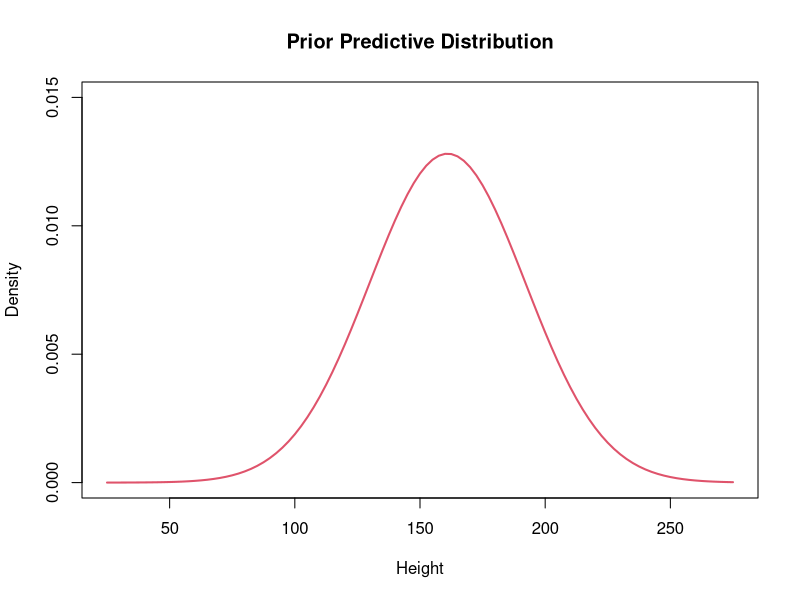
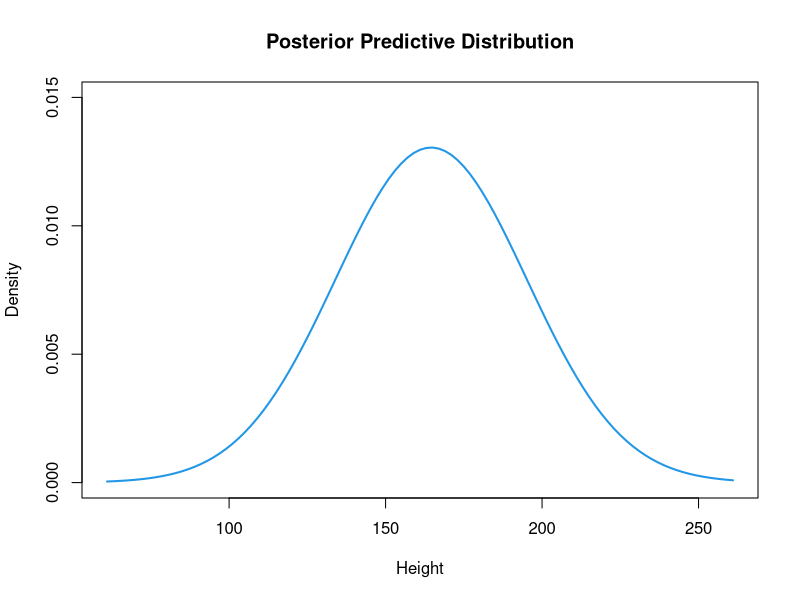
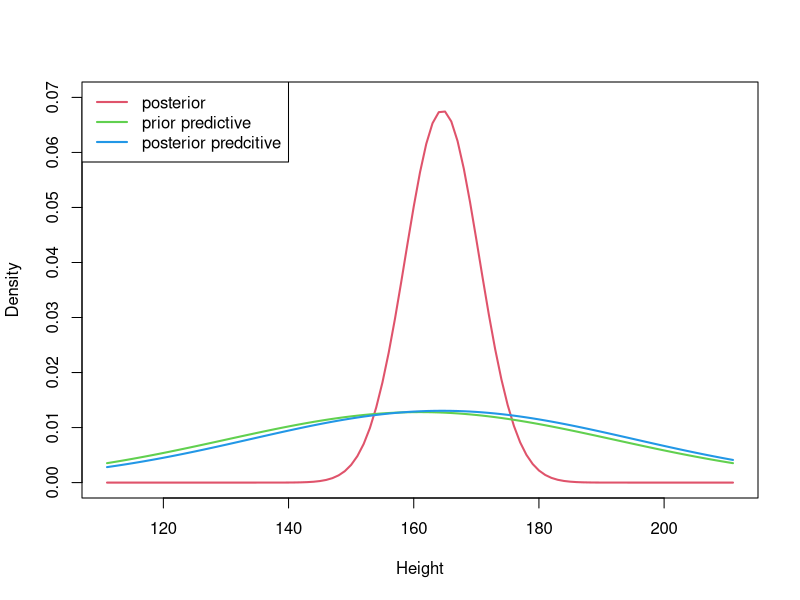
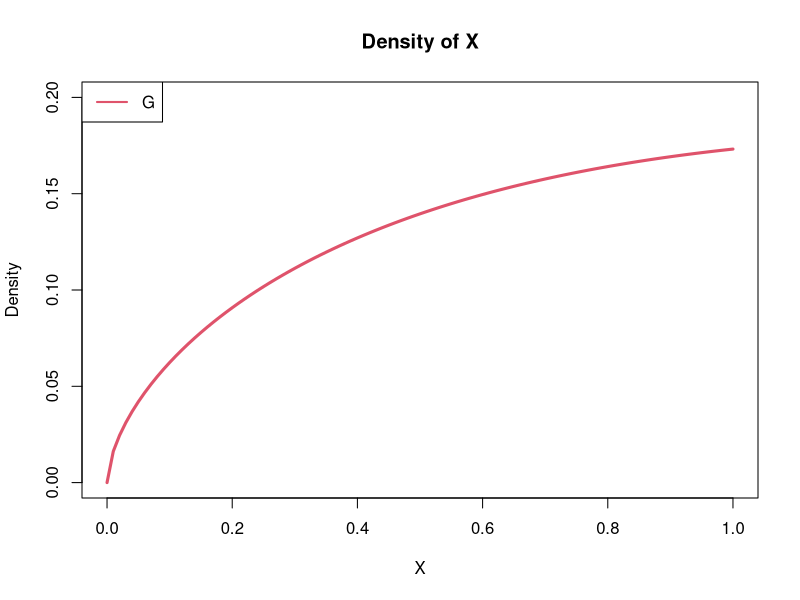
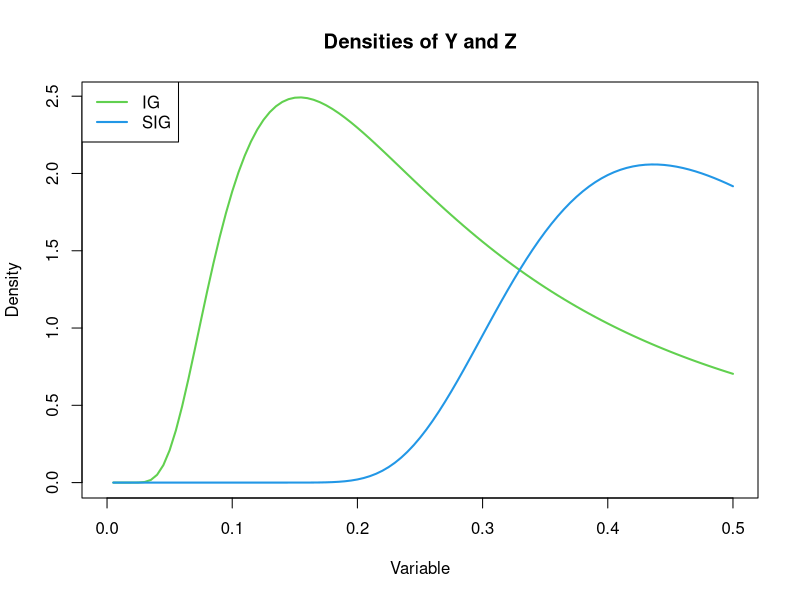
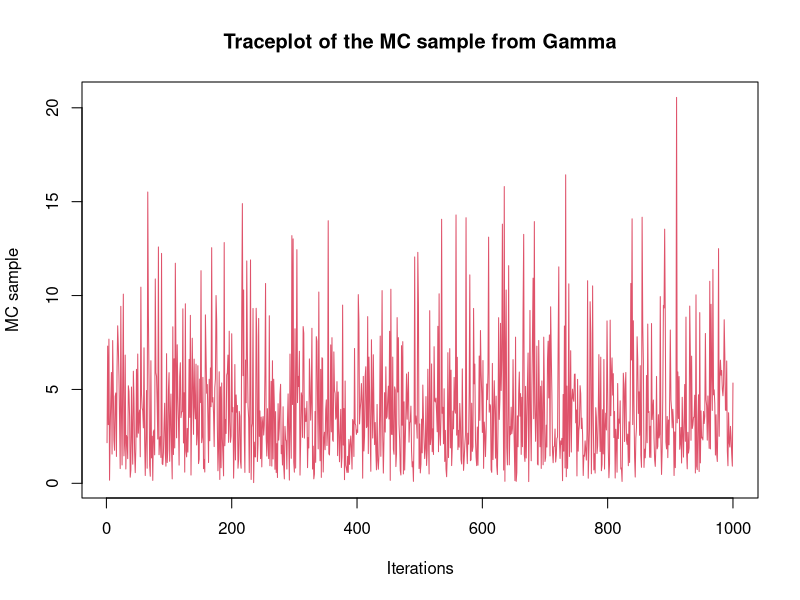
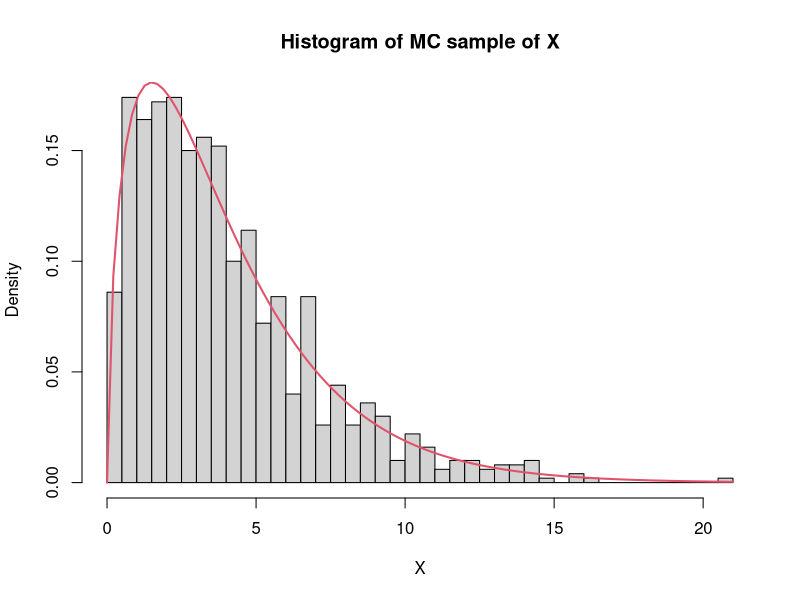
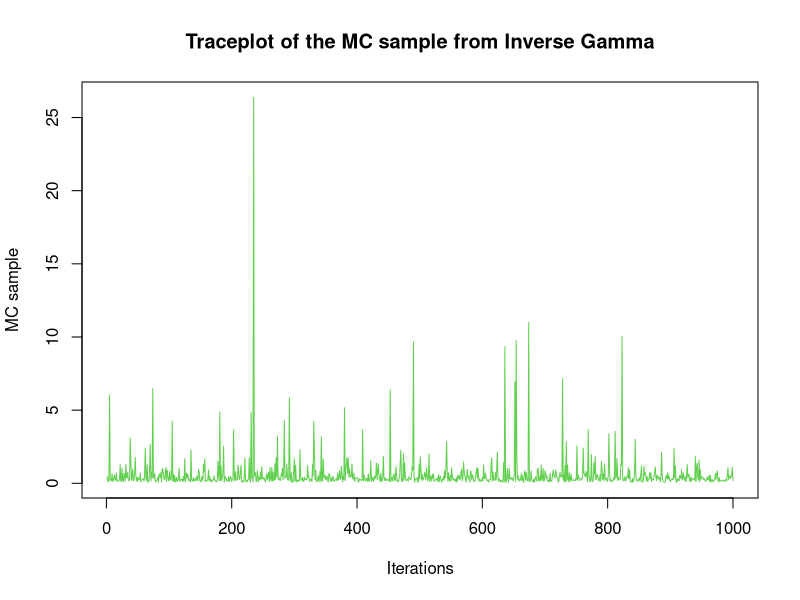

These figures' R source, in order:
## ---- chunk 1
knitr::opts_chunk$set(echo = TRUE)
## ---- chunk 2
curve(dnorm(x, mean=161, sd=sqrt(970)), ylim=c(0, 0.015), xlim=c(25, 275), 
      col=2, lwd=2, xlab="Height", ylab="Density", main="Prior Predictive Distribution")
## ---- chunk 3
## P[y>200] for one future observation of Height
pnorm(200, mean=161, sd=sqrt(970), lower.tail=F)
## ---- chunk 4
height <- c(166,168,168,177,160,170,172,159,175,164,175,167,164)
n = length(height)
y_bar = mean(height)
kappa = 1/900
mu = 161
lambda = 1/70

mu_post = (kappa*n*y_bar+lambda*mu)/(n*kappa+lambda)
mu_post

sd_post = (n*kappa+lambda)^-1+kappa^-1
sd_post
## ---- chunk 5
curve(dnorm(x, mean=164.558, sd=sqrt(934.80663)), ylim=c(0, 0.015), xlim=c(61, 261), col=4, 
      lwd=2, xlab="Height", ylab="Density", main="Posterior Predictive Distribution")
## ---- chunk 6
pnorm(200, mean=164.558, sd=sqrt(934.80663), lower.tail=F)
## ---- chunk 7
curve(dnorm(x, mean=164.558, sd=sqrt(34.80663)), ylim=c(0, 0.07), xlim=c(111, 211), 
      col=2, lwd=2, xlab="Height", ylab="Density")
curve(dnorm(x, mean=161, sd=sqrt(970)), col=3, lwd=2, add=TRUE)
curve(dnorm(x, mean=164.558, sd=sqrt(934.80663)), col=4, lwd=2, add=TRUE)
legend("topleft", legend=c("posterior", "prior predictive", "posterior predcitive"), 
       col=2:4, lwd=2)
## ---- chunk 8
## Define inverse-gamma distribution function
dinvgamma <- function(x, a, b) {
  return(
    (b^a)/gamma(a) * (1/x)^(a+1) * exp(-b/x)
  )
}

## Define square root inverse-gamma distribution function
dsqrtinvgamma <- function(x, a, b) {
  return(
    2 * (b^a)/gamma(a) * (1/x)^(2*a+1) * exp(-b/x^2)
  )
}
## ---- chunk 9
a <- 1.6
b <- 0.4
## ---- chunk 10
curve(dgamma(x, shape=a, rate=b), ylim=c(0, 0.2), col=2, lwd=3, 
      xlab="X", ylab="Density", main="Density of X")
legend("topleft", legend="G", col=2, lwd=2)

curve(dinvgamma(x, a, b), xlim=c(0, 0.5), col=3, lwd=2, 
      main="Densities of Y and Z", y="Density", xlab="Variable")
curve(dsqrtinvgamma(x, a, b), add=TRUE, col=4, lwd=2)
legend("topleft", legend=c("IG", "SIG"), col=c(3, 4), lwd=2)
## ---- chunk 11
## Set seed for reproducible results
set.seed(44566)

## Parameters for Gamma
a <- 1.6 # shape
b <- 0.4 # rate (inverse of scale)

## MC sample size
M <- 1000
## ---- chunk 12
## Generate a MC sample of size 1000 from Gamma 
mc.G <- rgamma(M, shape=a, rate=b)

## Generate a MC sample of size 1000 from Inverse Gamma 
mc.IG <- 1 / mc.G

## Generate a MC sample of size 1000 from Square root Inverse Gamma 
mc.SIG <- sqrt(1/mc.G)
## ---- chunk 13
plot(1:M, mc.G, type="l", col=2, xlab="Iterations", ylab="MC sample", 
     main="Traceplot of the MC sample from Gamma")
hist(mc.G, breaks=50, freq=FALSE, xlab="X", main="Histogram of MC sample of X")
curve(dgamma(x, a, b), add=TRUE, col=2, lwd=2)

plot(1:M, mc.IG, type="l", col=3, xlab="Iterations", ylab="MC sample", 
     main="Traceplot of the MC sample from Inverse Gamma")
hist(mc.IG, breaks=50, freq=FALSE, xlab="Y", main="Histogram of MC sample of Y")
curve(dinvgamma(x, a, b), add=TRUE, col=3, lwd=2)

plot(1:M, mc.SIG, type="l", col=4, xlab="Iterations", ylab="MC sample", 
     main="Traceplot of the MC sample from Square root Inverse Gamma")
hist(mc.SIG, breaks=50, freq=FALSE, ylim=c(0, 2), xlab="Z", 
     main="Histogram of MC sample of Z")
curve(dsqrtinvgamma(x, a, b), add=TRUE, col=4, lwd=2)
## ---- chunk 14
hist(mc.G, breaks=50, freq=FALSE)
curve(dgamma(x, a, b), add=TRUE, col=2, lwd=2)

hist(mc.IG, breaks=50, freq=FALSE)
curve(dinvgamma(x, a, b), add=TRUE, col=3, lwd=2)

hist(mc.SIG, breaks=50, freq=FALSE, ylim=c(0, 2))
curve(dsqrtinvgamma(x, a, b), add=TRUE, col=4, lwd=2)
## ---- chunk 15
hist(mc.G, breaks=50, freq=FALSE)
curve(dgamma(x, a, b), from=min(mc.G), to=max(mc.G), add=TRUE, col=2, lwd=2)

hist(mc.IG, breaks=50, freq=FALSE)
curve(dinvgamma(x, a, b), from=min(mc.IG), to=max(mc.IG), add=TRUE, col=3, lwd=2)

hist(mc.SIG, breaks=50, freq=FALSE, ylim=c(0, 2))
curve(dsqrtinvgamma(x, a, b), from=min(mc.SIG), to=max(mc.SIG), add=TRUE, col=4, lwd=2)
## ---- chunk 16
## Gamma
meanG <- mean(mc.G)
medG <- median(mc.G)

## Inverse Gamma
meanIG <- mean(mc.IG)
medIG <- median(mc.IG)

## Square root Inverse Gamma
meanSIG <- mean(mc.SIG)
medSIG <- median(mc.SIG)
## ---- chunk 17
df <- data.frame(
  c(meanG, meanIG, meanSIG), 
  c(medG, medIG, medSIG)
)
colnames(df) <- c("Sample Mean", "Sample Median")
rownames(df) <- c("G", "IG", "SIG")

knitr::kable(df, caption="Summary statistics", align="c")
